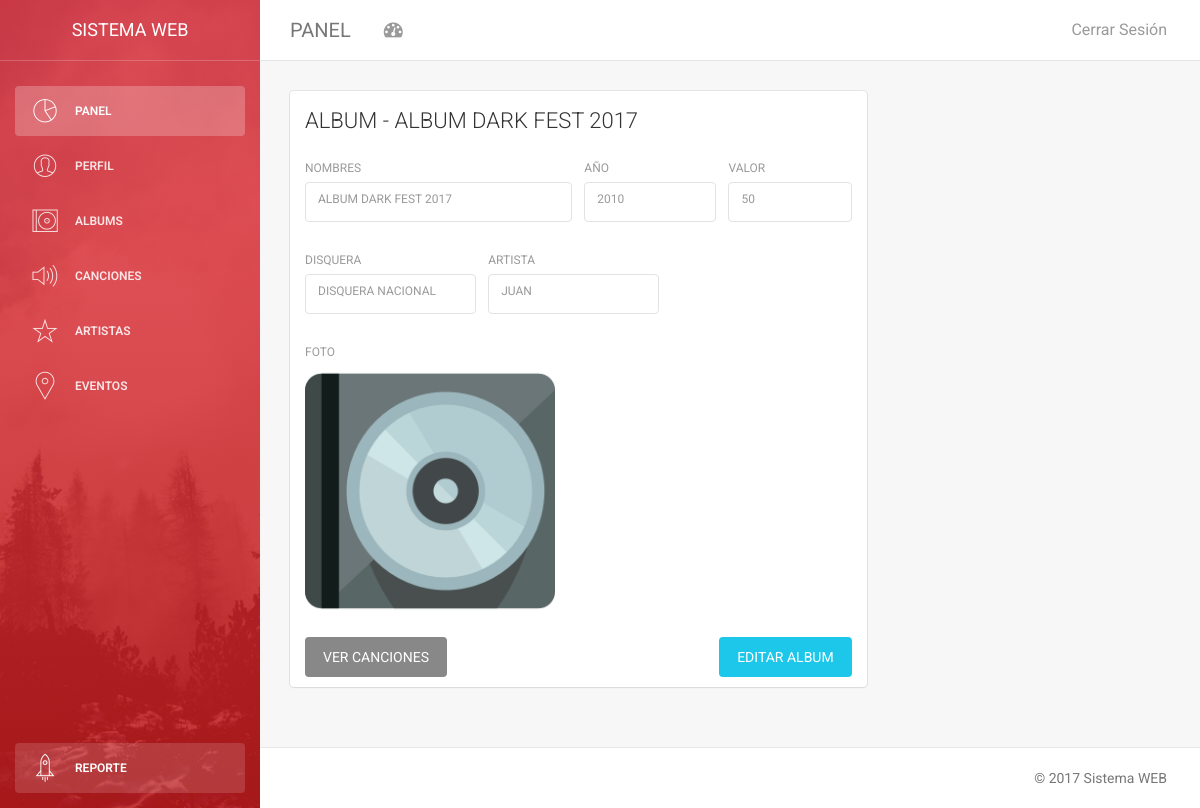
/adminpanel/ver_album.php?idalbum=1 (signed in), run on the app's committed database.
### tables this page shows
CREATE TABLE `album` (
  `idalbum` int(11) NOT NULL,
  `nombrealbum` varchar(50) NOT NULL,
  `anio` varchar(4) NOT NULL,
  `valor` double NOT NULL,
  `iddisquera` int(11) NOT NULL,
  `idartista` int(11) NOT NULL,
  `portada` varchar(100) NOT NULL DEFAULT 'img/compositor.jpg'
);

CREATE TABLE `disquera` (
  `iddisquera` int(11) NOT NULL,
  `nomdisquera` varchar(50) NOT NULL
);

CREATE TABLE `artista` (
  `idartista` int(11) NOT NULL,
  `nombreartista` varchar(50) NOT NULL,
  `apellidoartista` varchar(50) NOT NULL,
  `nacionalidad` varchar(30) NOT NULL,
  `fechanac` date NOT NULL,
  `portada` varchar(200) NOT NULL
);

### adminpanel/ver_album.php (the view, shortened to what this page needs)
<?php
   include('../session.php');
?>
<!Doctype html>
<html lang="es">
<head>
    <?php
   include('beforescripts.php');
    ?>
</head>
<body>
<div class="wrapper">
   <?php
   include('sidebar.php');
    ?>
    <div class="main-panel">
        <?php
            include('navigation.php');
        ?>
<div class="content">
            <div class="container-fluid">
                <div class="row">
                    <div class="col-md-8">
                        <div class="card">
                            <?php
                                    $idalbum=$_REQUEST["idalbum"];
        $sql = "SELECT a.idalbum,a.nombrealbum,a.anio,a.valor,d.nomdisquera,r.nombreartista,a.portada from album a inner join disquera d on d.iddisquera=a.iddisquera inner join artista r on r.idartista=a.idartista where idalbum=".$idalbum;
        $results = $db->query($sql);
                                    $rows=$results->fetch_row()
     ?>
                            <div class="header">
                                <h4 class="title">ALBUM - <?php echo $rows[1] ?></h4>
                            </div>
                            <div class="content">
                                <form method="POST" enctype="multipart/form-data"  action="artista/agregar_artista.php">
                                    <div class="row">
                                        <div class="col-md-6">
                                            <div class="form-group">
                                                <label>Nombres</label>
                                          <?php  echo "<label class='form-control'>".$rows[1]."</label>"
                                        ?>
                                            </div>
                                        </div>
                                        <div class="col-md-3">
                                            <div class="form-group">
                                                <label>Año</label>
                                                 <?php  echo "<label class='form-control'>".$rows[2]."</label>"
                                        ?>
                                            </div>
                                        </div>
                                          <div class="col-md-3">
                                            <div class="form-group">
                                                <label>Valor</label>
                                                 <?php  echo "<label class='form-control'>".$rows[3]."</label>"
                                        ?>
                                            </div>
                                        </div>
                                    </div>
                                    <div class="row">
                                        <div class="col-md-4">
                                            <div class="form-group">
                                                <label>Disquera</label>
                                                <?php  echo "<label class='form-control'>".$rows[4]."</label>"
                                        ?>
                                            </div>
                                        </div>
                                          <div class="col-md-4">
                                            <div class="form-group">
                                                <label>Artista</label>
                                                <?php  echo "<label class='form-control'>".$rows[5]."</label>"
                                        ?>
                                            </div>
                                        </div>
                                    </div>
                                    <div class="row">
                                        <div class="col-md-4">
                                            <div class="form-group">
                                                <label>Foto</label>
                                            <?php  echo "<img  height='250px' src='http://localhost/".$rows[6]."'/>"
                                        ?>
                                            </div>
                                        </div>
                                    </div>
                                    <a href="editar_album.php?idalbum=<?php echo $idalbum ?>" class="btn btn-info btn-fill pull-right">EDITAR ALBUM</a>
                                     <a href="cancion_album.php?idalbum=<?php echo $idalbum ?>" class="btn btn-fill">VER CANCIONES</a>
                                </form>
                            </div>
                        </div>
                    </div>
                    <div class="col-md-4">
                    </div>
                </div>
            </div>
        </div>
        <?php
   include('footer.php');
?>
    </div>
</div>
</body>
</html>

### data on the page
album: nombrealbum "ALBUM DARK FEST 2017", anio "2010", valor "50", iddisquera.nomdisquera "DISQUERA NACIONAL", idartista.nombreartista "JUAN", portada (picture)
